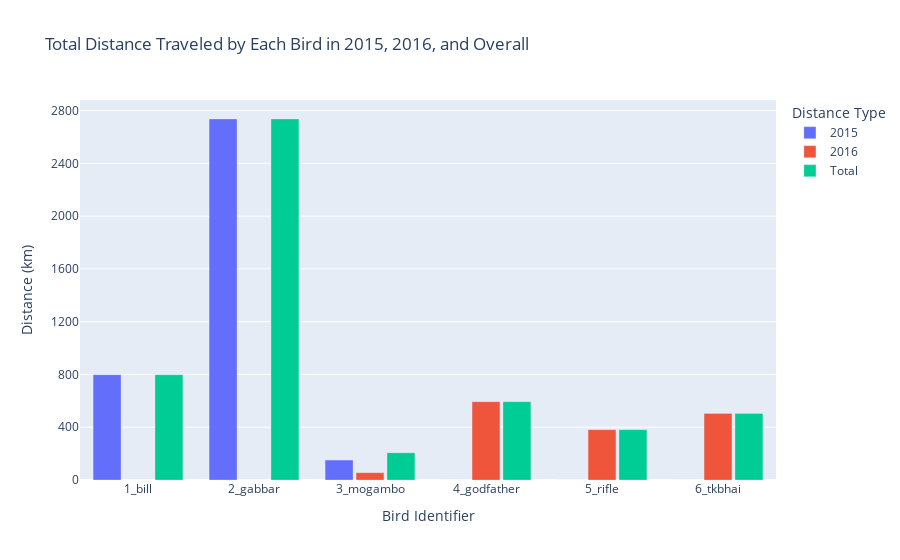

Notebook cell for this chart:
### Code cell
import pandas as pd
import plotly.express as px

# Load the dataset
file_path = './insights/bird_speed_analysis.xlsx'
bird_data = pd.read_excel(file_path, engine='openpyxl')

# Convert the timestamp column to datetime
bird_data['timestamp'] = pd.to_datetime(bird_data['start_time'])

# Extract the year from the timestamp
bird_data['year'] = bird_data['timestamp'].dt.year

# Calculate the total distance traveled by each bird in 2015
distance_2015 = bird_data[bird_data['year'] == 2015].groupby('individual-local-identifier')['distance_km'].sum().reset_index()
distance_2015.rename(columns={'distance_km': 'distance_2015_km'}, inplace=True)

# Calculate the total distance traveled by each bird in 2016
distance_2016 = bird_data[bird_data['year'] == 2016].groupby('individual-local-identifier')['distance_km'].sum().reset_index()
distance_2016.rename(columns={'distance_km': 'distance_2016_km'}, inplace=True)

# Calculate the total distance traveled by each bird regardless of the year
total_distance = bird_data.groupby('individual-local-identifier')['distance_km'].sum().reset_index()
total_distance.rename(columns={'distance_km': 'total_distance_km'}, inplace=True)

# Merge the dataframes
merged_data = pd.merge(distance_2015, distance_2016, on='individual-local-identifier', how='outer')
merged_data = pd.merge(merged_data, total_distance, on='individual-local-identifier', how='outer')
merged_data = merged_data.fillna(0)  # Fill NaN values with 0 for birds that may not have data for both years

# Melt the dataframe to make it suitable for a grouped bar plot
melted_data = pd.melt(merged_data, id_vars='individual-local-identifier', 
                      value_vars=['distance_2015_km', 'distance_2016_km', 'total_distance_km'], 
                      var_name='Distance Type', value_name='Distance (km)')

# Map distance types to more readable labels
distance_type_mapping = {
    'distance_2015_km': '2015',
    'distance_2016_km': '2016',
    'total_distance_km': 'Total'
}

melted_data['Distance Type'] = melted_data['Distance Type'].map(distance_type_mapping)

# Plotting the grouped bar plot using Plotly
fig = px.bar(
    melted_data,
    x='individual-local-identifier',
    y='Distance (km)',
    color='Distance Type',
    barmode='group',
    title='Total Distance Traveled by Each Bird in 2015, 2016, and Overall',
    labels={'individual-local-identifier': 'Bird Identifier'}
)

# Update layout to adjust bar width and spacing
fig.update_layout(
    xaxis_title='Bird Identifier',
    yaxis_title='Distance (km)',
    yaxis=dict(
        dtick=400  # Set y-axis tick interval to 100
    ),
    bargap=0.2,  # Space between different bars
    bargroupgap=0.1  # Space between bar groups
)

# Adjust bar width (thinner bars)
fig.update_traces(marker=dict(line=dict(width=0.3)))  # Reduce line width for thinner bars

fig.show()

# Calculate the total distance traveled by each bird (reused)
total_distance_per_bird = bird_data.groupby('individual-local-identifier')['distance_km'].sum().reset_index()

# Plotting the percentage of total distance using a pie chart with Plotly
fig_pie = px.pie(
    total_distance_per_bird,
    names='individual-local-identifier',
    values='distance_km',
    title='Percentage of Total Distance Traveled by Each Bird',
    color='individual-local-identifier',  # This adds color to differentiate birds
    color_discrete_sequence=px.colors.qualitative.Pastel  # A set of pastel colors
)

# Adding legend to differentiate the birds
fig_pie.update_traces(textinfo='percent+label', showlegend=True)

fig_pie.show()

### Figure 1 — Plotly figure (JSON) as saved in the notebook; plotly's stock layout.template omitted (floating-point values rounded to 4 significant figures)
{"data": [{"alignmentgroup": "True", "hovertemplate": "Distance Type=2015<br>Bird Identifier=%{x}<br>Distance (km)=%{y}<extra></extra>", "legendgroup": "2015", "marker": {"color": "#636efa", "line": {"width": 0.3}, "pattern": {"shape": ""}}, "name": "2015", "offsetgroup": "2015", "orientation": "v", "showlegend": true, "textposition": "auto", "type": "bar", "x": ["1_bill", "2_gabbar", "3_mogambo", "4_godfather", "5_rifle", "6_tkbhai"], "xaxis": "x", "y": [798.1, 2737.0, 151.0, 0, 0, 0], "yaxis": "y"}, {"alignmentgroup": "True", "hovertemplate": "Distance Type=2016<br>Bird Identifier=%{x}<br>Distance (km)=%{y}<extra></extra>", "legendgroup": "2016", "marker": {"color": "#EF553B", "line": {"width": 0.3}, "pattern": {"shape": ""}}, "name": "2016", "offsetgroup": "2016", "orientation": "v", "showlegend": true, "textposition": "auto", "type": "bar", "x": ["1_bill", "2_gabbar", "3_mogambo", "4_godfather", "5_rifle", "6_tkbhai"], "xaxis": "x", "y": [0, 0, 55.01, 593.3, 381.8, 504.3], "yaxis": "y"}, {"alignmentgroup": "True", "hovertemplate": "Distance Type=Total<br>Bird Identifier=%{x}<br>Distance (km)=%{y}<extra></extra>", "legendgroup": "Total", "marker": {"color": "#00cc96", "line": {"width": 0.3}, "pattern": {"shape": ""}}, "name": "Total", "offsetgroup": "Total", "orientation": "v", "showlegend": true, "textposition": "auto", "type": "bar", "x": ["1_bill", "2_gabbar", "3_mogambo", "4_godfather", "5_rifle", "6_tkbhai"], "xaxis": "x", "y": [798.1, 2737.0, 206.0, 593.3, 381.8, 504.3], "yaxis": "y"}], "layout": {"bargap": 0.2, "bargroupgap": 0.1, "barmode": "group", "legend": {"title": {"text": "Distance Type"}, "tracegroupgap": 0}, "title": {"text": "Total Distance Traveled by Each Bird in 2015, 2016, and Overall"}, "xaxis": {"anchor": "y", "domain": [0, 1], "title": {"text": "Bird Identifier"}}, "yaxis": {"anchor": "x", "domain": [0, 1], "dtick": 400, "title": {"text": "Distance (km)"}}}}
